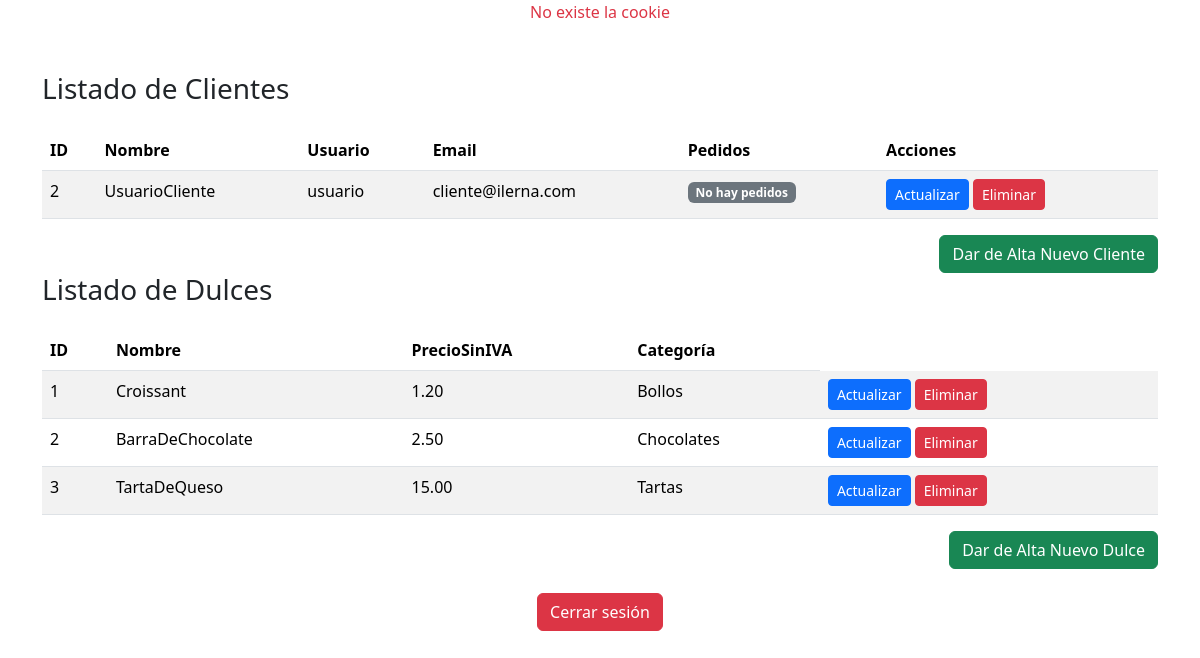
/mainAdmin.php, run on the app's committed database.
### tables this page shows
CREATE TABLE IF NOT EXISTS usuarios (
    id INT PRIMARY KEY AUTO_INCREMENT,
    name VARCHAR(20) NOT NULL,
    username VARCHAR(20) NOT NULL,
    password VARCHAR(255) NOT NULL,
    email VARCHAR(50) NOT NULL,
    rol ENUM('admin', 'cliente') DEFAULT 'cliente',  
    creado_en TIMESTAMP DEFAULT CURRENT_TIMESTAMP
);

CREATE TABLE IF NOT EXISTS dulces (
    id INT AUTO_INCREMENT PRIMARY KEY,
    nombre VARCHAR(100) NOT NULL,
    precio DECIMAL(10, 2) NOT NULL,
    descripcion VARCHAR(1000) NOT NULL,
    categoria VARCHAR(100) NOT NULL,
    iva FLOAT NOT NULL,
    creado_en TIMESTAMP DEFAULT CURRENT_TIMESTAMP,  
    actualizado_en TIMESTAMP DEFAULT CURRENT_TIMESTAMP ON UPDATE CURRENT_TIMESTAMP  
);

### mainAdmin.php (the view, shortened to what this page needs)
<?php
require_once("index1.php");
if (isset($_COOKIE['username'])) {
    $username = $_COOKIE['username'];
    echo("<h1 class='text-center text-primary'>¡¡Bienvenid@ $username!!</h1>");
} else {
    echo("<p class='text-center text-danger'>No existe la cookie</p>");
}
echo("<div class='container my-5'>");
$conexionDB = ConexionDB::obtenerInstancia();
$conexion = $conexionDB->obtenerConexion();
$queryClientes = $conexion->prepare("SELECT id, name, username, email FROM usuarios WHERE rol = 'cliente'");
$queryClientes->execute();
$clientes = $queryClientes->fetchAll(PDO::FETCH_ASSOC);
echo ("<h3 class='mb-4'>Listado de Clientes</h3>");
echo ("<table class='table table-striped'>
        <thead>
            <tr>
                <th>ID</th>
                <th>Nombre</th>
                <th>Usuario</th>
                <th>Email</th>
                <th>Pedidos</th>
                <th>Acciones</th>
            </tr>
        </thead>
        <tbody>");
foreach ($clientes as $cliente) {
    $queryPedidos = $conexion->prepare("SELECT idPedido, fechaPedido, total FROM pedidos WHERE idCliente = ?");
    $queryPedidos->execute([$cliente['id']]);
    $pedidos = $queryPedidos->fetchAll(PDO::FETCH_ASSOC);
    echo ("<tr>
            <td>{$cliente['id']}</td>
            <td>{$cliente['name']}</td>
            <td>{$cliente['username']}</td>
            <td>{$cliente['email']}</td>
            <td>");
    if (count($pedidos) > 0) {
        echo ("<ul class='list-group'>");
        foreach ($pedidos as $pedido) {
            echo ("<li class='list-group-item'>
                    Pedido ID: {$pedido['idPedido']},
                    Fecha: {$pedido['fechaPedido']},
                    Total: {$pedido['total']}
                </li>");
        }
        echo ("</ul>");
    } else {
        echo ("<span class='badge bg-secondary'>No hay pedidos</span>");
    }
    echo ("</td>
            <td>
                <form action='src/formUpdateCliente.php' method='POST' style='display:inline;'>
                    <input type='hidden' name='id' value='{$cliente['id']}'>
                    <button type='submit' class='btn btn-primary btn-sm'>Actualizar</button>
                </form>
                <form action='src/removeCliente.php' method='POST' style='display:inline;' onsubmit='return confirmarEliminarCliente(event);'>
                    <input type='hidden' name='id' value='{$cliente['id']}'>
                    <button type='submit' class='btn btn-danger btn-sm'>Eliminar</button>
                </form>
            </td>
        </tr>");
}
echo ("</tbody></table>");
echo ("<div class='text-end'>
        <a href='src/formCreateCliente.php' class='btn btn-success'>Dar de Alta Nuevo Cliente</a>
    </div>");
$queryDulces = $conexion->prepare("SELECT id, nombre, precio, categoria FROM dulces");
$queryDulces->execute();
$dulces = $queryDulces->fetchAll(PDO::FETCH_ASSOC);
echo ("<h3 class='mb-4'>Listado de Dulces</h3>");
echo ("<table class='table table-striped'>
        <thead>
            <tr>
                <th>ID</th>
                <th>Nombre</th>
                <th>PrecioSinIVA</th>
                <th>Categoría</th>
            </tr>
        </thead>
        <tbody>");
foreach ($dulces as $dulce) {
    echo ("<tr>
            <td>{$dulce['id']}</td>
            <td>{$dulce['nombre']}</td>
            <td>{$dulce['precio']}</td>
            <td>{$dulce['categoria']}</td>
        <td>
                <form action='src/formUpdateDulce.php' method='POST' style='display:inline;'>
                    <input type='hidden' name='id' value='{$dulce['id']}'>
                    <button type='submit' class='btn btn-primary btn-sm'>Actualizar</button>
                </form>
                <form action='src/removeDulce.php' method='POST' style='display:inline;' onsubmit='return confirmarEliminarDulce(event);'>
                    <input type='hidden' name='id' value='{$dulce['id']}'>
                    <button type='submit' class='btn btn-danger btn-sm'>Eliminar</button>
                </form>
            </td>
        </tr>");
}
echo ("</tbody></table>");
echo ("<div class='text-end'>
        <a href='src/formCreateDulce.php' class='btn btn-success'>Dar de Alta Nuevo Dulce</a>
    </div>");
echo("<div class='text-center mt-4'>
        <button class='btn btn-danger' onclick='cerrarSesion()'>Cerrar sesión</button>
    </div>");
echo("</div>");
require_once("index2.php");
?>

### data on the page
usuarios: id "2", name "UsuarioCliente", username "usuario", email "cliente@ilerna.com"
dulces: id "1", nombre "Croissant", precio "1.20", categoria "Bollos"
dulces: id "2", nombre "BarraDeChocolate", precio "2.50", categoria "Chocolates"
dulces: id "3", nombre "TartaDeQueso", precio "15.00", categoria "Tartas"
